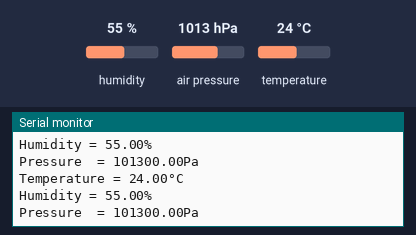
This program was run on a simulated ESP32. On the bench: the last lines printed to the serial monitor. The inputs (shaded band) are chosen by the test bench; at power-on: humidity 55 %, air pressure 1013 hPa, temperature 24 °C.

Above: at 2.8 s.
2.9 s: humidity set to 22 %
At 3.4 s:
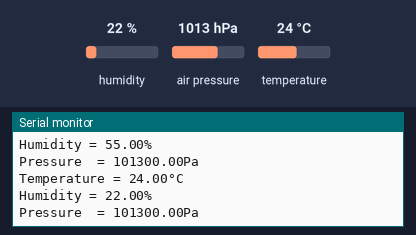
4.4 s: air pressure set to 952 hPa
At 5.7 s:
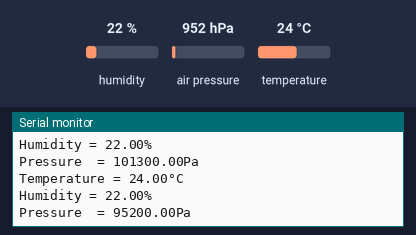
5.9 s: temperature set to 12 °C
At 6.9 s:
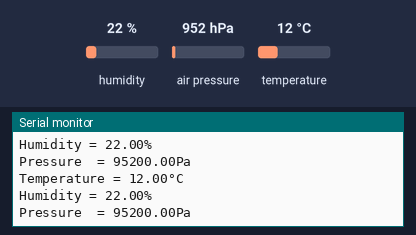

The program:

main.cpp
```cpp
#include <Arduino.h>
#include<BME280_SM.h>

BME280_SM SM_bme280;
void setup() {
  // put your setup code here, to run once:
  Serial.begin(9600);
  SM_bme280.init();

}

void loop() {
  // put your main code here, to run repeatedly:
  SM_bme280.run();
}
```

BME280_SM.h
```cpp
#pragma once
#ifndef _BME280_SM_H_
#define _BME280_SM_H_

#include<Arduino.h>
#include<stdint.h>
#include<Adafruit_Sensor.h>
#include<Adafruit_BME280.h>

#define BME280_I2C_ADDRESS  0x76
#define DELAY_TIME 1000
class BME280_SM {
private:
    Adafruit_BME280 bme280;
    float Temperature;
    float Humidity;
    float Pressure;
    unsigned long t0,t1;
    void (BME280_SM::*stateFunc)();
public:
    void init();
    void resetFunc();
    void checkTimetoLogData();
    void logData();
    void getData();
    float getHumidity();
    float getTemperature();
    float getPressure();
    void run();

};

#endif
```

BME280_SM.cpp
```cpp
#include<configs.h>
#include<Wire.h>
#include<BME280_SM.h>
void BME280_SM::init(){
    if(Wire.begin(PIN_SDA_GPIO, PIN_SCL_GPIO, I2C_CLOCK_SPEED))
    {
        Serial.println("I2C init success!");
    }
    else for(;;); // reset ESP

    bool status = bme280.begin(BME280_I2C_ADDRESS);
    if(status==0){
        Serial.println("Could not find a valid BME280 sensor, check wiring!");
        while (true);
    }
    stateFunc = &BME280_SM::resetFunc;
}
void BME280_SM::resetFunc(){
    t0 = millis();
    if(true)
        stateFunc = &BME280_SM::checkTimetoLogData;
}
void BME280_SM::checkTimetoLogData(){
    t1 = millis();
    if(t1-t0> DELAY_TIME)
        stateFunc = &BME280_SM::getData;
}
void BME280_SM::getData(){
    this->Humidity      = this->bme280.readHumidity();
    this->Temperature   = this->bme280.readTemperature();
    this->Pressure      = this->bme280.readPressure();
    stateFunc = &BME280_SM::logData;
}
void BME280_SM::logData(){
    Serial.print("Temperature = ");
    Serial.print(Temperature);
    Serial.println("°C");

    Serial.print("Humidity = ");
    Serial.print(Humidity);
    Serial.println("%");

    Serial.print("Pressure  = ");
    Serial.print(Pressure);
    Serial.println("Pa");

    Serial.println();
    //delay(DELAY_TIME);
    if(true)
        stateFunc = &BME280_SM::resetFunc;
}
float BME280_SM::getHumidity()
{
    return Humidity;
}
float BME280_SM::getTemperature()
{
    return Temperature;
}
float BME280_SM::getPressure()
{
    return Pressure;
}
void BME280_SM::run(){
    (this->*stateFunc)();
}
```

configs.h
```cpp
#define PIN_SDA_GPIO 26
#define PIN_SCL_GPIO 27
#define I2C_CLOCK_SPEED 100000
```

Measured:
- after the input at 2.9 s, the serial monitor: prints a new line after 0.13 s (image 1)
- after the input at 4.4 s, the serial monitor: prints a new line after 0.65 s (image 2)
- after the input at 5.9 s, the serial monitor: prints a new line after 0.16 s (image 3)
